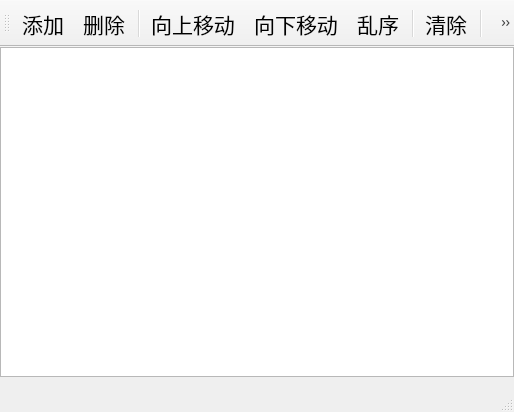
<?xml version="1.0" encoding="UTF-8"?>
<ui version="4.0">
 <class>SetupSectionWindow</class>
 <widget class="QMainWindow" name="SetupSectionWindow">
  <property name="geometry">
   <rect>
    <x>0</x>
    <y>0</y>
    <width>514</width>
    <height>412</height>
   </rect>
  </property>
  <property name="font">
   <font>
    <family>楷体</family>
    <pointsize>16</pointsize>
   </font>
  </property>
  <property name="windowTitle">
   <string>题目区域设置</string>
  </property>
  <widget class="QWidget" name="centralwidget">
   <layout class="QHBoxLayout" name="horizontalLayout">
    <property name="leftMargin">
     <number>0</number>
    </property>
    <property name="topMargin">
     <number>0</number>
    </property>
    <property name="rightMargin">
     <number>0</number>
    </property>
    <property name="bottomMargin">
     <number>0</number>
    </property>
    <item>
     <widget class="QListWidget" name="lstQuestion"/>
    </item>
   </layout>
  </widget>
  <widget class="QStatusBar" name="statusbar"/>
  <widget class="QToolBar" name="toolBar">
   <property name="windowTitle">
    <string>toolBar</string>
   </property>
   <property name="iconSize">
    <size>
     <width>48</width>
     <height>48</height>
    </size>
   </property>
   <attribute name="toolBarArea">
    <enum>TopToolBarArea</enum>
   </attribute>
   <attribute name="toolBarBreak">
    <bool>false</bool>
   </attribute>
   <addaction name="actionAdd"/>
   <addaction name="actionDelete"/>
   <addaction name="separator"/>
   <addaction name="actionMoveUp"/>
   <addaction name="actionMoveDown"/>
   <addaction name="actionDisorder"/>
   <addaction name="separator"/>
   <addaction name="actionClear"/>
   <addaction name="separator"/>
   <addaction name="actionYes"/>
   <addaction name="actionCancel"/>
  </widget>
  <action name="actionAdd">
   <property name="icon">
    <iconset resource="MentalArithmeticPaper.qrc">
     <normaloff>:/MentalArithmeticPaper/Resources/Plus0.png</normaloff>:/MentalArithmeticPaper/Resources/Plus0.png</iconset>
   </property>
   <property name="text">
    <string>添加</string>
   </property>
   <property name="toolTip">
    <string>添加题目</string>
   </property>
  </action>
  <action name="actionDelete">
   <property name="icon">
    <iconset resource="MentalArithmeticPaper.qrc">
     <normaloff>:/MentalArithmeticPaper/Resources/Minus0.png</normaloff>:/MentalArithmeticPaper/Resources/Minus0.png</iconset>
   </property>
   <property name="text">
    <string>删除</string>
   </property>
   <property name="toolTip">
    <string>删除题目</string>
   </property>
  </action>
  <action name="actionClear">
   <property name="icon">
    <iconset resource="MentalArithmeticPaper.qrc">
     <normaloff>:/MentalArithmeticPaper/Resources/Reset0.png</normaloff>:/MentalArithmeticPaper/Resources/Reset0.png</iconset>
   </property>
   <property name="text">
    <string>清除</string>
   </property>
   <property name="toolTip">
    <string>清除所有题目</string>
   </property>
  </action>
  <action name="actionYes">
   <property name="icon">
    <iconset resource="MentalArithmeticPaper.qrc">
     <normaloff>:/MentalArithmeticPaper/Resources/Check0.png</normaloff>:/MentalArithmeticPaper/Resources/Check0.png</iconset>
   </property>
   <property name="text">
    <string>确定</string>
   </property>
   <property name="toolTip">
    <string>确定题目区域设置并退出</string>
   </property>
  </action>
  <action name="actionCancel">
   <property name="icon">
    <iconset resource="MentalArithmeticPaper.qrc">
     <normaloff>:/MentalArithmeticPaper/Resources/No0.png</normaloff>:/MentalArithmeticPaper/Resources/No0.png</iconset>
   </property>
   <property name="text">
    <string>取消</string>
   </property>
   <property name="toolTip">
    <string>取消题目区域设置并退出</string>
   </property>
  </action>
  <action name="actionMoveUp">
   <property name="icon">
    <iconset resource="MentalArithmeticPaper.qrc">
     <normaloff>:/MentalArithmeticPaper/Resources/Up0.png</normaloff>:/MentalArithmeticPaper/Resources/Up0.png</iconset>
   </property>
   <property name="text">
    <string>向上移动</string>
   </property>
   <property name="toolTip">
    <string>将题目向前移动</string>
   </property>
  </action>
  <action name="actionMoveDown">
   <property name="icon">
    <iconset resource="MentalArithmeticPaper.qrc">
     <normaloff>:/MentalArithmeticPaper/Resources/Down0.png</normaloff>:/MentalArithmeticPaper/Resources/Down0.png</iconset>
   </property>
   <property name="text">
    <string>向下移动</string>
   </property>
   <property name="toolTip">
    <string>将题目向后移动</string>
   </property>
  </action>
  <action name="actionDisorder">
   <property name="checkable">
    <bool>true</bool>
   </property>
   <property name="icon">
    <iconset resource="MentalArithmeticPaper.qrc">
     <normaloff>:/MentalArithmeticPaper/Resources/Disorder.png</normaloff>:/MentalArithmeticPaper/Resources/Disorder.png</iconset>
   </property>
   <property name="text">
    <string>乱序</string>
   </property>
   <property name="toolTip">
    <string>打乱题目顺序</string>
   </property>
  </action>
 </widget>
 <resources>
  <include location="MentalArithmeticPaper.qrc"/>
 </resources>
 <connections/>
</ui>
